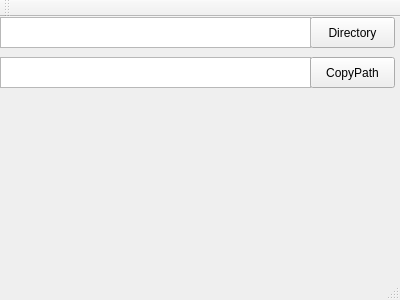
<?xml version="1.0" encoding="UTF-8"?>
<ui version="4.0">
 <class>MainWindow</class>
 <widget class="QMainWindow" name="MainWindow">
  <property name="geometry">
   <rect>
    <x>0</x>
    <y>0</y>
    <width>400</width>
    <height>300</height>
   </rect>
  </property>
  <property name="windowTitle">
   <string>MainWindow</string>
  </property>
  <widget class="QWidget" name="centralWidget">
   <widget class="QPushButton" name="pushButton">
    <property name="geometry">
     <rect>
      <x>310</x>
      <y>0</y>
      <width>85</width>
      <height>31</height>
     </rect>
    </property>
    <property name="text">
     <string>Directory</string>
    </property>
   </widget>
   <widget class="QTextEdit" name="textEdit">
    <property name="geometry">
     <rect>
      <x>0</x>
      <y>0</y>
      <width>311</width>
      <height>31</height>
     </rect>
    </property>
   </widget>
   <widget class="QTextEdit" name="textEdit_2">
    <property name="geometry">
     <rect>
      <x>0</x>
      <y>40</y>
      <width>311</width>
      <height>31</height>
     </rect>
    </property>
   </widget>
   <widget class="QPushButton" name="pushButton_2">
    <property name="geometry">
     <rect>
      <x>310</x>
      <y>40</y>
      <width>85</width>
      <height>31</height>
     </rect>
    </property>
    <property name="text">
     <string>CopyPath</string>
    </property>
   </widget>
  </widget>
  <widget class="QToolBar" name="mainToolBar">
   <attribute name="toolBarArea">
    <enum>TopToolBarArea</enum>
   </attribute>
   <attribute name="toolBarBreak">
    <bool>false</bool>
   </attribute>
  </widget>
  <widget class="QStatusBar" name="statusBar"/>
 </widget>
 <layoutdefault spacing="6" margin="11"/>
 <resources/>
 <connections/>
</ui>
